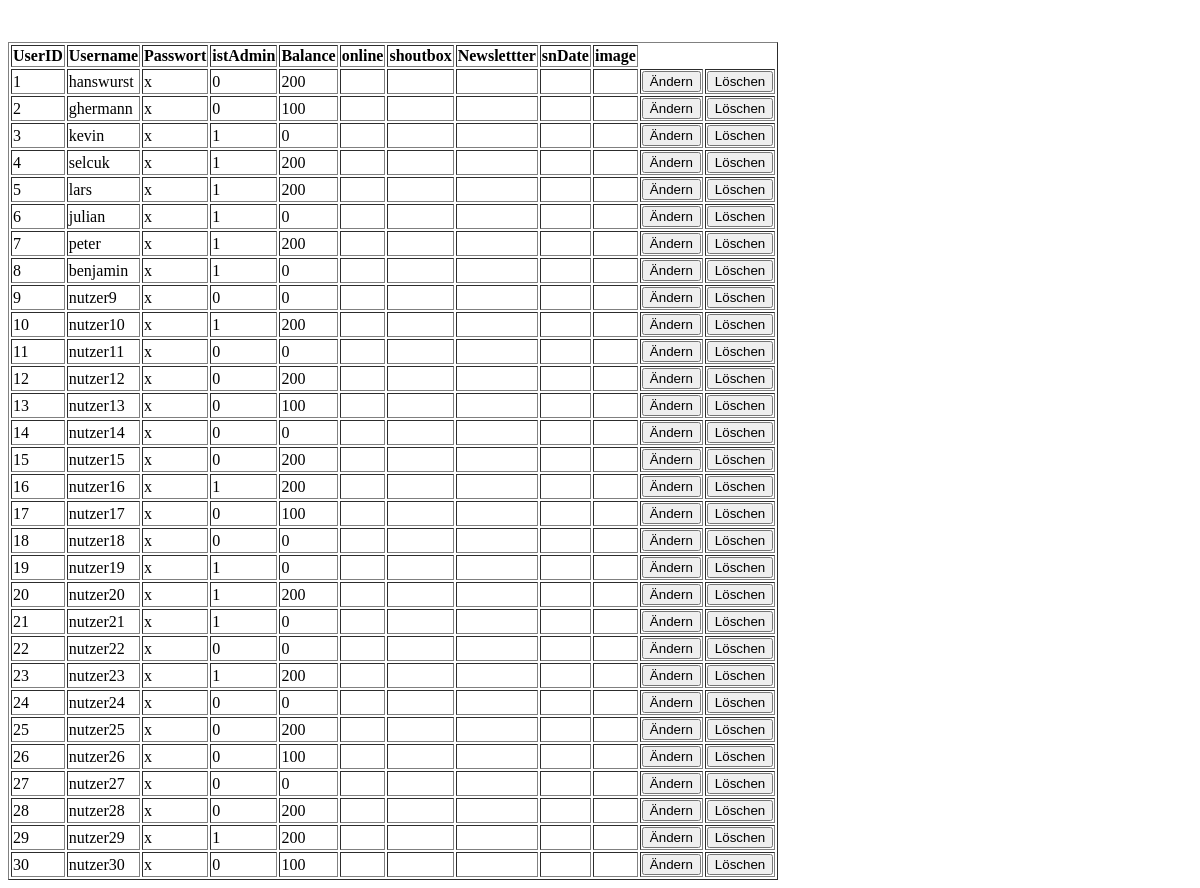
Page /admin/users.php on the earlier database version.
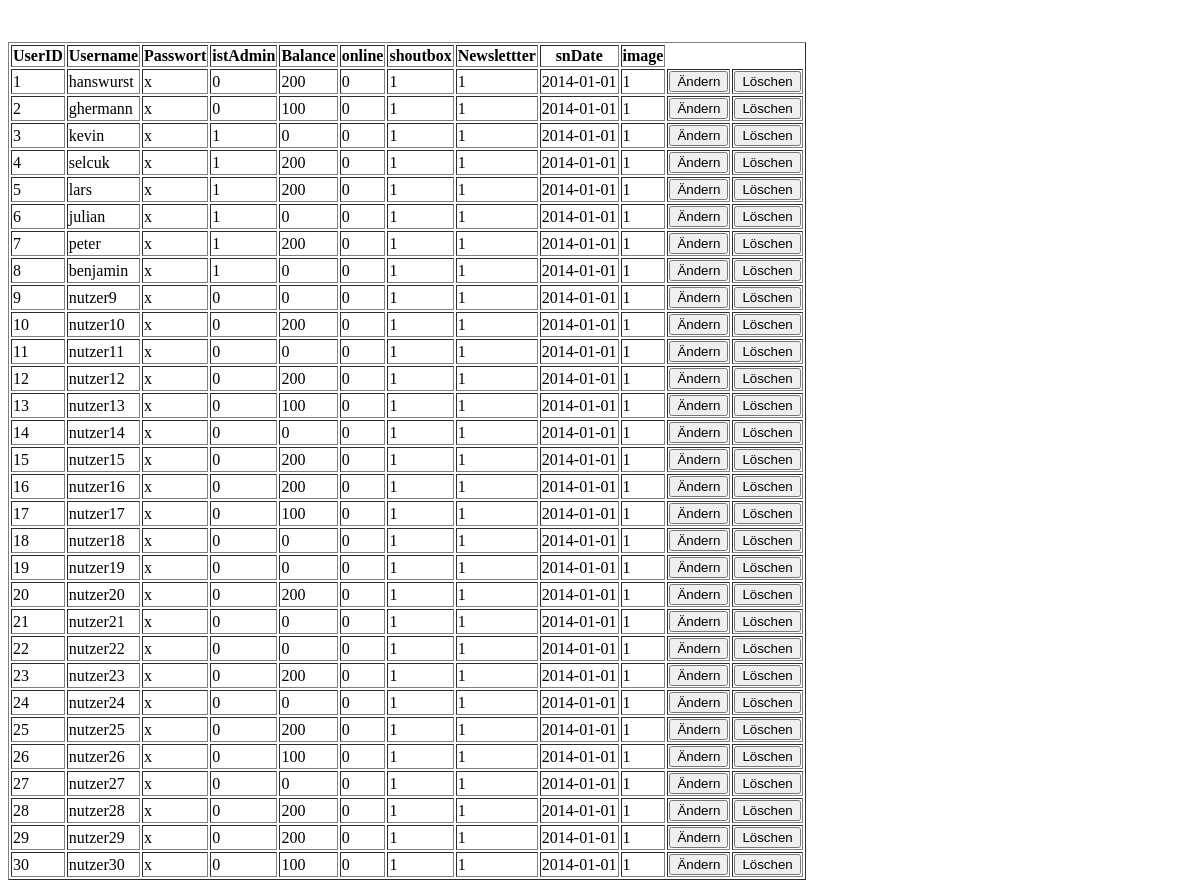
Same page on the later database version.
### tables this page shows
CREATE TABLE IF NOT EXISTS `user` (
  `userID` int(11) NOT NULL AUTO_INCREMENT,
  `email` varchar(45) NOT NULL,
  `username` varchar(45) NOT NULL,
  `password` varchar(45) NOT NULL,
  `salt` varchar(45) NOT NULL,
  `isadmin` tinyint(1) NOT NULL,
  `balance` int(11) NOT NULL,
  `set_online` tinyint(1) NOT NULL,
  `set_shoutbox` tinyint(1) NOT NULL,
  `set_message` tinyint(1) NOT NULL,
  `set_newsletter` tinyint(1) NOT NULL,
  `signin_date` date NOT NULL,
  `image_imageID` int(11) NOT NULL,
  PRIMARY KEY (`userID`),
  UNIQUE KEY `username_UNIQUE` (`username`),
  UNIQUE KEY `email_UNIQUE` (`email`),
  KEY `fk_user_image1_idx` (`image_imageID`)
);

### includes/connect.php (called while the page is built, shortened)
<?php
class Mysql {
        public $link;
        function connect(){
                $this->mysqli = new mysqli("localhost","root","","bet_system");
                return $this->link;
        }
}
?>

### admin/users.php (the view, shortened to what this page needs)
<?php
include '../includes/connect.php';
$mysql = new Mysql();
$mysql->connect();
$sql = "select * from user";
$result1 = $mysql->mysqli->query($sql);
?>
<html>
<head>
</head>
<body>
<?php
echo "<p><div id='user'></div><p><br/>";
echo "<div id='userTable'>";
if ($mysql->mysqli->affected_rows > 0){
	echo "<table id='userlist' border='1'>";
	echo "<tr>";
	echo "<th>UserID</th><th>Username</th><th>Passwort</th><th>istAdmin";
	echo "</th><th>Balance</th><th>online</th><th>shoutbox</th><th>Newslettter</th><th>snDate</th><th>image</th>";
	echo "</tr>";
	while ($row = $result1->fetch_assoc()){
		echo "<tr>";
		echo "<td>". $row['userID'] . "</td>";
		echo "<td>". $row['username'] . "</td>";
		echo "<td>". $row['password'] . "</td>";
		echo "<td>". $row['isadmin'] . "</td>";
		echo "<td>". $row['balance'] . "</td>";
		echo "<td>". $row['set_online'] . "</td>";
		echo "<td>". $row['set_shoutbox'] . "</td>";
		echo "<td>". $row['set_newsletter'] . "</td>";
		echo "<td>". $row['signin_date'] . "</td>";
		echo "<td>". $row['image_imageID'] . "</td>";
		echo "<td><button class='showUser' name='". $row['userID'] ."'>Ändern</button</td>";
		echo "<td><button class='deleteUser' name='". $row['userID'] ."'>Löschen</button</td>";
		echo "</tr>";
    }
    echo "</table>";
}
echo "</div>";
?>
</body>
</html>

Differences in the rows shown:
changed user "hanswurst": set_online (not shown) → "0"; set_shoutbox (not shown) → "1"; set_newsletter (not shown) → "1"; signin_date (not shown) → "2014-01-01"; image_imageID (not shown) → "1"
changed user "ghermann": set_online (not shown) → "0"; set_shoutbox (not shown) → "1"; set_newsletter (not shown) → "1"; signin_date (not shown) → "2014-01-01"; image_imageID (not shown) → "1"
changed user "kevin": set_online (not shown) → "0"; set_shoutbox (not shown) → "1"; set_newsletter (not shown) → "1"; signin_date (not shown) → "2014-01-01"; image_imageID (not shown) → "1"
changed user "selcuk": set_online (not shown) → "0"; set_shoutbox (not shown) → "1"; set_newsletter (not shown) → "1"; signin_date (not shown) → "2014-01-01"; image_imageID (not shown) → "1"
changed user "lars": set_online (not shown) → "0"; set_shoutbox (not shown) → "1"; set_newsletter (not shown) → "1"; signin_date (not shown) → "2014-01-01"; image_imageID (not shown) → "1"
changed user "julian": set_online (not shown) → "0"; set_shoutbox (not shown) → "1"; set_newsletter (not shown) → "1"; signin_date (not shown) → "2014-01-01"; image_imageID (not shown) → "1"
changed user "peter": set_online (not shown) → "0"; set_shoutbox (not shown) → "1"; set_newsletter (not shown) → "1"; signin_date (not shown) → "2014-01-01"; image_imageID (not shown) → "1"
changed user "benjamin": set_online (not shown) → "0"; set_shoutbox (not shown) → "1"; set_newsletter (not shown) → "1"; signin_date (not shown) → "2014-01-01"; image_imageID (not shown) → "1"
changed user "nutzer9": set_online (not shown) → "0"; set_shoutbox (not shown) → "1"; set_newsletter (not shown) → "1"; signin_date (not shown) → "2014-01-01"; image_imageID (not shown) → "1"
changed user "nutzer10": isadmin "1" → "0"; set_online (not shown) → "0"; set_shoutbox (not shown) → "1"; set_newsletter (not shown) → "1"; signin_date (not shown) → "2014-01-01"; image_imageID (not shown) → "1"
changed user "nutzer11": set_online (not shown) → "0"; set_shoutbox (not shown) → "1"; set_newsletter (not shown) → "1"; signin_date (not shown) → "2014-01-01"; image_imageID (not shown) → "1"
changed user "nutzer12": set_online (not shown) → "0"; set_shoutbox (not shown) → "1"; set_newsletter (not shown) → "1"; signin_date (not shown) → "2014-01-01"; image_imageID (not shown) → "1"
changed user "nutzer13": set_online (not shown) → "0"; set_shoutbox (not shown) → "1"; set_newsletter (not shown) → "1"; signin_date (not shown) → "2014-01-01"; image_imageID (not shown) → "1"
changed user "nutzer14": set_online (not shown) → "0"; set_shoutbox (not shown) → "1"; set_newsletter (not shown) → "1"; signin_date (not shown) → "2014-01-01"; image_imageID (not shown) → "1"
changed user "nutzer15": set_online (not shown) → "0"; set_shoutbox (not shown) → "1"; set_newsletter (not shown) → "1"; signin_date (not shown) → "2014-01-01"; image_imageID (not shown) → "1"
changed user "nutzer16": isadmin "1" → "0"; set_online (not shown) → "0"; set_shoutbox (not shown) → "1"; set_newsletter (not shown) → "1"; signin_date (not shown) → "2014-01-01"; image_imageID (not shown) → "1"
changed user "nutzer17": set_online (not shown) → "0"; set_shoutbox (not shown) → "1"; set_newsletter (not shown) → "1"; signin_date (not shown) → "2014-01-01"; image_imageID (not shown) → "1"
changed user "nutzer18": set_online (not shown) → "0"; set_shoutbox (not shown) → "1"; set_newsletter (not shown) → "1"; signin_date (not shown) → "2014-01-01"; image_imageID (not shown) → "1"
changed user "nutzer19": isadmin "1" → "0"; set_online (not shown) → "0"; set_shoutbox (not shown) → "1"; set_newsletter (not shown) → "1"; signin_date (not shown) → "2014-01-01"; image_imageID (not shown) → "1"
changed user "nutzer20": isadmin "1" → "0"; set_online (not shown) → "0"; set_shoutbox (not shown) → "1"; set_newsletter (not shown) → "1"; signin_date (not shown) → "2014-01-01"; image_imageID (not shown) → "1"
changed user "nutzer21": isadmin "1" → "0"; set_online (not shown) → "0"; set_shoutbox (not shown) → "1"; set_newsletter (not shown) → "1"; signin_date (not shown) → "2014-01-01"; image_imageID (not shown) → "1"
changed user "nutzer22": set_online (not shown) → "0"; set_shoutbox (not shown) → "1"; set_newsletter (not shown) → "1"; signin_date (not shown) → "2014-01-01"; image_imageID (not shown) → "1"
changed user "nutzer23": isadmin "1" → "0"; set_online (not shown) → "0"; set_shoutbox (not shown) → "1"; set_newsletter (not shown) → "1"; signin_date (not shown) → "2014-01-01"; image_imageID (not shown) → "1"
changed user "nutzer24": set_online (not shown) → "0"; set_shoutbox (not shown) → "1"; set_newsletter (not shown) → "1"; signin_date (not shown) → "2014-01-01"; image_imageID (not shown) → "1"
changed user "nutzer25": set_online (not shown) → "0"; set_shoutbox (not shown) → "1"; set_newsletter (not shown) → "1"; signin_date (not shown) → "2014-01-01"; image_imageID (not shown) → "1"
changed user "nutzer26": set_online (not shown) → "0"; set_shoutbox (not shown) → "1"; set_newsletter (not shown) → "1"; signin_date (not shown) → "2014-01-01"; image_imageID (not shown) → "1"
changed user "nutzer27": set_online (not shown) → "0"; set_shoutbox (not shown) → "1"; set_newsletter (not shown) → "1"; signin_date (not shown) → "2014-01-01"; image_imageID (not shown) → "1"
changed user "nutzer28": set_online (not shown) → "0"; set_shoutbox (not shown) → "1"; set_newsletter (not shown) → "1"; signin_date (not shown) → "2014-01-01"; image_imageID (not shown) → "1"
changed user "nutzer29": isadmin "1" → "0"; set_online (not shown) → "0"; set_shoutbox (not shown) → "1"; set_newsletter (not shown) → "1"; signin_date (not shown) → "2014-01-01"; image_imageID (not shown) → "1"
changed user "nutzer30": set_online (not shown) → "0"; set_shoutbox (not shown) → "1"; set_newsletter (not shown) → "1"; signin_date (not shown) → "2014-01-01"; image_imageID (not shown) → "1"
